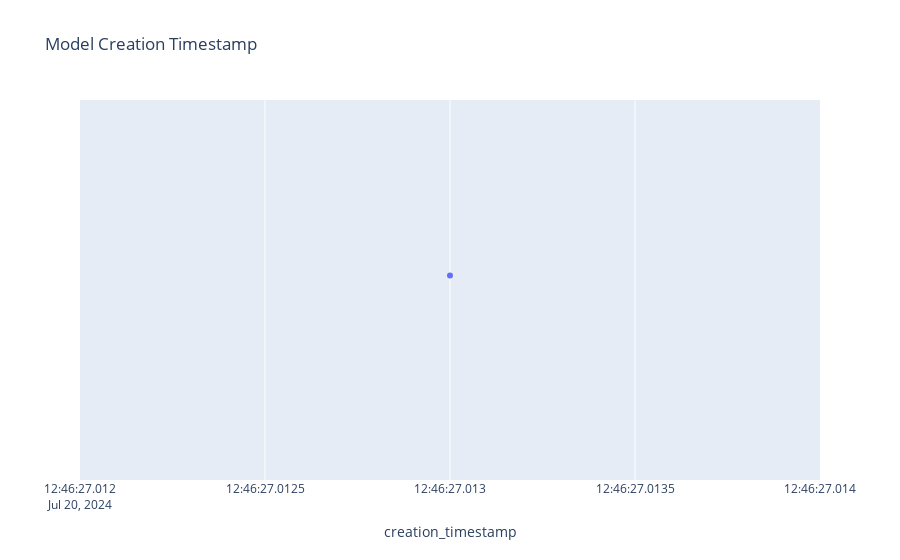

Write notebook code for a chart like this one.
### Code cell
px.strip(
    models,
    x="creation_timestamp",
    hover_name="name",
    hover_data=models.columns,
    title="Model Creation Timestamp",
)

### Figure 1 — Plotly figure (JSON) as saved in the notebook; plotly's stock layout.template omitted (floating-point values rounded to 4 significant figures)
{"data": [{"alignmentgroup": "True", "boxpoints": "all", "customdata": [[{"Champion": "3"}, "", "2024-07-21T14:08:17.804000", "bikes", {}]], "fillcolor": "rgba(255,255,255,0)", "hoveron": "points", "hovertemplate": "<b>%{hovertext}</b><br><br>creation_timestamp=%{x}<br>aliases=%{customdata[0]}<br>description=%{customdata[1]}<br>last_updated_timestamp=%{customdata[2]}<br>name=%{customdata[3]}<br>tags=%{customdata[4]}<extra></extra>", "hovertext": ["bikes"], "legendgroup": "", "line": {"color": "rgba(255,255,255,0)"}, "marker": {"color": "#636efa"}, "name": "", "offsetgroup": "", "orientation": "h", "pointpos": 0, "showlegend": false, "type": "box", "x": ["2024-07-20T12:46:27.013000"], "x0": " ", "xaxis": "x", "y0": " ", "yaxis": "y"}], "layout": {"boxmode": "group", "legend": {"tracegroupgap": 0}, "title": {"text": "Model Creation Timestamp"}, "xaxis": {"anchor": "y", "domain": [0, 1], "title": {"text": "creation_timestamp"}}, "yaxis": {"anchor": "x", "domain": [0, 1]}}}
